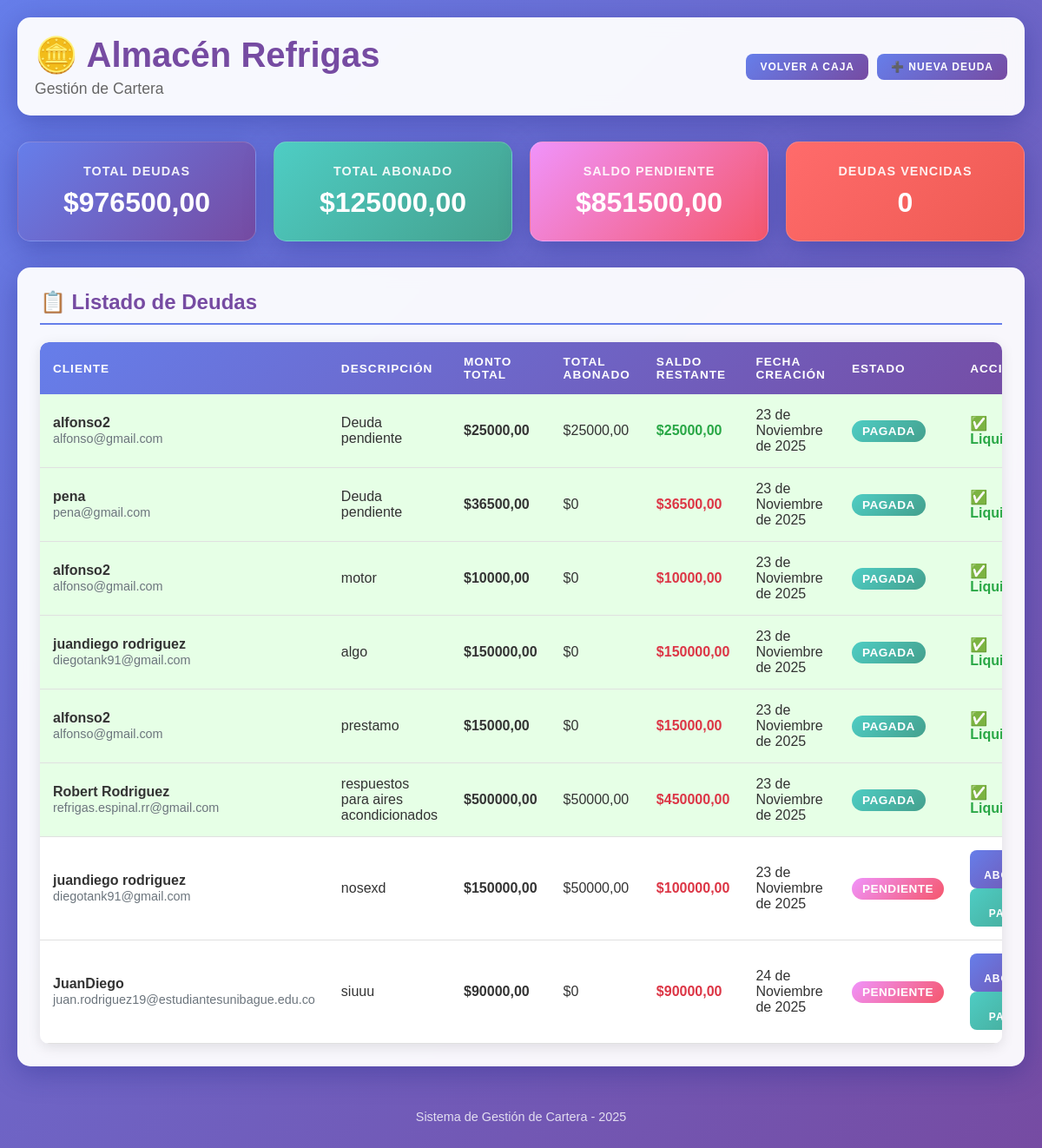
Screenshot of /cartera/ with the database file from the repository.
### cartera/models.py (models this page shows, shortened)
class Deuda(models.Model):
    cliente = models.ForeignKey(Cliente, on_delete=models.CASCADE)
    monto = models.DecimalField(max_digits=10, decimal_places=2)
    fecha = models.DateField(auto_now_add=True)
    pagada = models.BooleanField(default=False)
    descripcion = models.CharField(max_length=200, blank=True, default='Deuda pendiente')
    fecha_vencimiento = models.DateField(null=True, blank=True)
    def calcular_saldo_restante(self):
        total_abonado = self.abono_set.aggregate(
            total=Sum('monto')
        )['total'] or Decimal('0.00')
        return self.monto - total_abonado
    def esta_vencida(self):
        if not self.fecha_vencimiento:
            return False
        hoy = timezone.now().date()
        saldo_restante = self.calcular_saldo_restante()
        return self.fecha_vencimiento < hoy and saldo_restante > 0 and not self.pagada

class Cliente(models.Model):
    nombre = models.CharField(max_length=100)
    correo = models.EmailField(unique=True)
    telefono = models.CharField(max_length=15, blank=True)
    direccion = models.CharField(max_length=200, blank=True, default='')

### cartera/views.py (the view)
# urls.py: path('', views.listado_deudas, name='listado_deudas'),
def listado_deudas(request):
    deudas = Deuda.objects.all()
    deudas_con_info = []
    total_deudas = Decimal('0.00')
    total_abonado_general = Decimal('0.00')
    deudas_vencidas_count = 0
    for deuda in deudas:
        saldo_restante = deuda.calcular_saldo_restante()
        total_abonado = deuda.monto - saldo_restante
        esta_vencida = deuda.esta_vencida()
        if esta_vencida:
            deudas_vencidas_count += 1
        total_deudas += deuda.monto
        total_abonado_general += total_abonado
        deudas_con_info.append({
            'deuda': deuda,
            'saldo_restante': saldo_restante,
            'total_abonado': total_abonado,
            'esta_vencida': esta_vencida
        })
    context = {
        'deudas_con_info': deudas_con_info,
        'total_deudas': total_deudas,
        'total_abonado_general': total_abonado_general,
        'saldo_pendiente_total': total_deudas - total_abonado_general,
        'deudas_vencidas_count': deudas_vencidas_count,
    }
    return render(request, 'listado.html', context)

### templates/listado.html (shortened to what this page needs)
<!DOCTYPE html>
<html lang="es">
<head>
</head>
<body>
    <div class="container">
        <div class="header">
            <div class="header-content">
                <h1>🪙 Almacén Refrigas</h1>
                <p>Gestión de Cartera</p>
            </div>
            <div class="header-actions">
                <a href="/" class="btn btn-sm">Volver a Caja</a>
                <a href="/cartera/crear-deuda/" class="btn btn-primary btn-sm">➕ Nueva Deuda</a>
            </div>
        </div>
        <div class="resumen">
            <div class="resumen-item primary">
                <h4>Total Deudas</h4>
                <div class="valor">${{ total_deudas|default:"0" }}</div>
            </div>
            <div class="resumen-item success">
                <h4>Total Abonado</h4>
                <div class="valor">${{ total_abonado_general|default:"0" }}</div>
            </div>
            <div class="resumen-item warning">
                <h4>Saldo Pendiente</h4>
                <div class="valor">${{ saldo_pendiente_total|default:"0" }}</div>
            </div>
            <div class="resumen-item danger">
                <h4>Deudas Vencidas</h4>
                <div class="valor">{{ deudas_vencidas_count|default:"0" }}</div>
            </div>
        </div>
        <div class="card">
            <h3>📋 Listado de Deudas</h3>
            {% if deudas_con_info %}
                <div class="table-container">
                    <table>
                        <thead>
                            <tr>
                                <th>Cliente</th>
                                <th>Descripción</th>
                                <th>Monto Total</th>
                                <th>Total Abonado</th>
                                <th>Saldo Restante</th>
                                <th>Fecha Creación</th>
                                <th>Estado</th>
                                <th>Acciones</th>
                            </tr>
                        </thead>
                        <tbody>
                            {% for item in deudas_con_info %}
                                <tr class="{% if item.esta_vencida %}vencida{% elif item.deuda.pagada %}pagada{% endif %}">
                                    <td>
                                        <strong>{{ item.deuda.cliente.nombre }}</strong><br>
                                        <span class="text-muted">{{ item.deuda.cliente.correo }}</span>
                                    </td>
                                    <td>{{ item.deuda.descripcion|default:"Sin descripción" }}</td>
                                    <td><strong>${{ item.deuda.monto }}</strong></td>
                                    <td>${{ item.total_abonado|default:"0" }}</td>
                                    <td>
                                        <span class="{% if item.saldo_restante > 0 %}text-danger{% else %}text-success{% endif %}">
                                            ${{ item.saldo_restante|default:item.deuda.monto }}
                                        </span>
                                    </td>
                                    <td>{{ item.deuda.fecha }}</td>
                                    <td>
                                        {% if item.deuda.pagada %}
                                            <span class="badge badge-success">Pagada</span>
                                        {% elif item.esta_vencida %}
                                            <span class="badge badge-danger">Vencida</span>
                                        {% else %}
                                            <span class="badge badge-warning">Pendiente</span>
                                        {% endif %}
                                    </td>
                                    <td>
                                        {% if not item.deuda.pagada %}
                                            <button type="button" class="btn btn-primary btn-sm" onclick="openModal('modal{{ item.deuda.id }}')">
                                            </button>
                                            <form method="post" action="{% url 'marcar_como_pagada' item.deuda.id %}" style="display: inline; margin-top: 5px;">
                                                <button type="submit" class="btn btn-success btn-sm" onclick="return confirm('¿Marcar esta deuda como pagada?')">
                                                </button>
                                            </form>
                                        {% else %}
                                            <span class="text-success">✅ Liquidada</span>
                                        {% endif %}
                                    </td>
                                </tr>
                            {% endfor %}
                        </tbody>
                    </table>
                </div>
            {% else %}
                <div class="empty-state">
                    <h4>No hay deudas registradas</h4>
                    <p>No se encontraron deudas en el sistema.</p>
                    <a href="/cartera/crear-deuda/" class="btn btn-primary">Agregar Primera Deuda</a>
                </div>
            {% endif %}
        </div>
        <div class="footer">
            Sistema de Gestión de Cartera - <span class="current-year">{{ current_year }}</span>
        </div>
    </div>
</body>
</html>

### templates/listado.html (style rules this page uses)
* { margin: 0; padding: 0; box-sizing: border-box; }
body { font-family: 'Arial', sans-serif; background: linear-gradient(135deg, #667eea 0%, #764ba2 100%); min-height: 100vh; color: #333; }
.container { max-width: 1400px; margin: 0 auto; padding: 20px; }
.header { background: rgba(255, 255, 255, 0.95); backdrop-filter: blur(10px); padding: 20px; border-radius: 15px; box-shadow: 0 8px 32px rgba(31, 38, 135, 0.37); margin-bottom: 30px; display: flex; justify-content: space-between; align-items: center; flex-wrap: wrap; gap: 15px; }
.header-content { flex: 1; }
.header h1 { color: #764ba2; font-size: 2.5em; margin-bottom: 5px; }
.header p { color: #666; font-size: 1.1em; }
.header-actions { display: flex; gap: 10px; align-items: center; flex-wrap: wrap; }
.btn { background: linear-gradient(135deg, #667eea 0%, #764ba2 100%); color: white; border: none; padding: 12px 25px; border-radius: 8px; cursor: pointer; font-size: 14px; font-weight: bold; transition: all 0.3s ease; text-transform: uppercase; letter-spacing: 1px; text-decoration: none; display: inline-block; }
.btn-success { background: linear-gradient(135deg, #4ecdc4 0%, #44a08d 100%); }
.btn-primary { background: linear-gradient(135deg, #667eea 0%, #764ba2 100%); }
.btn-sm { padding: 8px 16px; font-size: 12px; }
.resumen { display: grid; grid-template-columns: repeat(auto-fit, minmax(250px, 1fr)); gap: 20px; margin-bottom: 30px; }
.resumen-item { background: rgba(255, 255, 255, 0.95); backdrop-filter: blur(10px); padding: 25px; border-radius: 15px; text-align: center; box-shadow: 0 8px 32px rgba(31, 38, 135, 0.37); border: 1px solid rgba(255, 255, 255, 0.18); }
.resumen-item.primary { background: linear-gradient(135deg, #667eea 0%, #764ba2 100%); color: white; }
.resumen-item.success { background: linear-gradient(135deg, #4ecdc4 0%, #44a08d 100%); color: white; }
.resumen-item.warning { background: linear-gradient(135deg, #f093fb 0%, #f5576c 100%); color: white; }
.resumen-item.danger { background: linear-gradient(135deg, #ff6b6b 0%, #ee5a52 100%); color: white; }
.resumen-item h4 { font-size: 0.9em; margin-bottom: 10px; opacity: 0.9; text-transform: uppercase; letter-spacing: 1px; }
.resumen-item .valor { font-size: 2em; font-weight: bold; }
.card { background: rgba(255, 255, 255, 0.95); backdrop-filter: blur(10px); border-radius: 15px; padding: 25px; box-shadow: 0 8px 32px rgba(31, 38, 135, 0.37); border: 1px solid rgba(255, 255, 255, 0.18); margin-bottom: 30px; }
.card h3 { color: #764ba2; margin-bottom: 20px; font-size: 1.5em; border-bottom: 2px solid #667eea; padding-bottom: 10px; }
.table-container { overflow-x: auto; border-radius: 10px; box-shadow: 0 4px 15px rgba(0, 0, 0, 0.1); }
table { width: 100%; border-collapse: collapse; background: white; border-radius: 10px; overflow: hidden; }
thead { background: linear-gradient(135deg, #667eea 0%, #764ba2 100%); color: white; }
th { padding: 15px; text-align: left; font-weight: bold; text-transform: uppercase; font-size: 0.85em; letter-spacing: 1px; }
td { padding: 15px; border-bottom: 1px solid #e0e0e0; }
tr.pagada { background-color: #e6ffe6; }
.badge { display: inline-block; padding: 5px 12px; border-radius: 20px; font-size: 0.85em; font-weight: bold; text-transform: uppercase; letter-spacing: 0.5px; }
.badge-success { background: linear-gradient(135deg, #4ecdc4 0%, #44a08d 100%); color: white; }
.badge-warning { background: linear-gradient(135deg, #f093fb 0%, #f5576c 100%); color: white; }
.text-success { color: #28a745; font-weight: bold; }
.text-danger { color: #dc3545; font-weight: bold; }
.text-muted { color: #6c757d; font-size: 0.9em; }
.footer { text-align: center; color: rgba(255, 255, 255, 0.8); padding: 20px; font-size: 0.9em; }

### rows the page displays
Deuda: deuda.cliente.nombre "alfonso2", deuda.cliente.correo "alfonso@gmail.com", deuda.descripcion "Deuda pendiente", deuda.monto "25000,00", total_abonado "25000,00", saldo_restante "25000,00", deuda.fecha "23 de Noviembre de 2025", pagada "PAGADA"
Deuda: deuda.cliente.nombre "pena", deuda.cliente.correo "pena@gmail.com", deuda.descripcion "Deuda pendiente", deuda.monto "36500,00", total_abonado "0", saldo_restante "36500,00", deuda.fecha "23 de Noviembre de 2025", pagada "PAGADA"
Deuda: deuda.cliente.nombre "alfonso2", deuda.cliente.correo "alfonso@gmail.com", deuda.descripcion "motor", deuda.monto "10000,00", total_abonado "0", saldo_restante "10000,00", deuda.fecha "23 de Noviembre de 2025", pagada "PAGADA"
Deuda: deuda.cliente.nombre "juandiego rodriguez", deuda.cliente.correo "diegotank91@gmail.com", deuda.descripcion "algo", deuda.monto "150000,00", total_abonado "0", saldo_restante "150000,00", deuda.fecha "23 de Noviembre de 2025", pagada "PAGADA"
Deuda: deuda.cliente.nombre "alfonso2", deuda.cliente.correo "alfonso@gmail.com", deuda.descripcion "prestamo", deuda.monto "15000,00", total_abonado "0", saldo_restante "15000,00", deuda.fecha "23 de Noviembre de 2025", pagada "PAGADA"
Deuda: deuda.cliente.nombre "Robert Rodriguez", deuda.cliente.correo "refrigas.espinal.rr@gmail.com", deuda.descripcion "respuestos para aires acondicionados", deuda.monto "500000,00", total_abonado "50000,00", saldo_restante "450000,00", deuda.fecha "23 de Noviembre de 2025", pagada "PAGADA"
Deuda: deuda.cliente.nombre "juandiego rodriguez", deuda.cliente.correo "diegotank91@gmail.com", deuda.descripcion "nosexd", deuda.monto "150000,00", total_abonado "50000,00", saldo_restante "100000,00", deuda.fecha "23 de Noviembre de 2025", pagada "PENDIENTE"
Deuda: deuda.cliente.nombre "JuanDiego", deuda.cliente.correo "juan.rodriguez19@estudiantesunibague.edu.co", deuda.descripcion "siuuu", deuda.monto "90000,00", total_abonado "0", saldo_restante "90000,00", deuda.fecha "24 de Noviembre de 2025", shows "PENDIENTE"

### other values shown
{{ total_deudas|default:"0" }} "976500,00"
{{ total_abonado_general|default:"0" }} "125000,00"
{{ saldo_pendiente_total|default:"0" }} "851500,00"
{{ deudas_vencidas_count|default:"0" }} "0"
